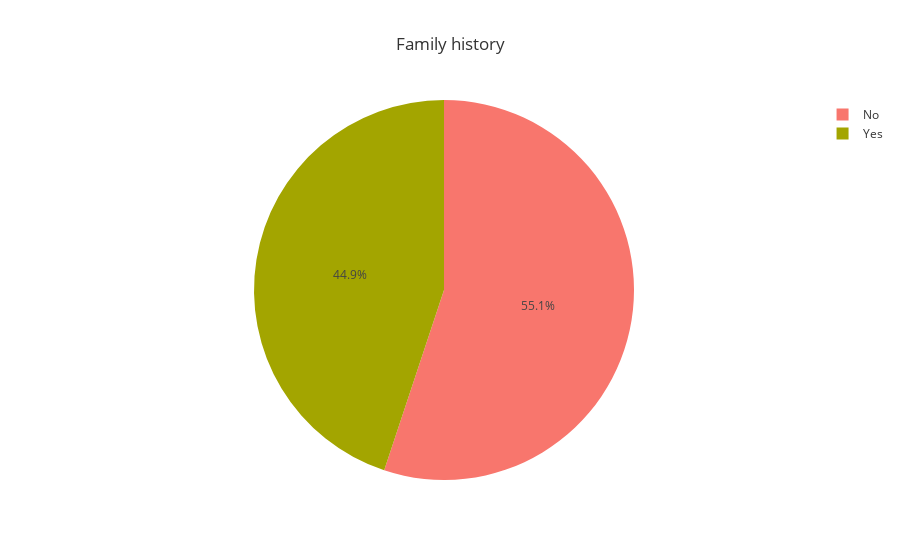

The code cell stored with this chart in its notebook:
### Code cell
plot_fam = data2['family_history'].value_counts().reset_index()
plot_fam.columns = ['family_history','count']

px.pie(plot_fam,values='count',names='family_history',template='ggplot2',title='Family history')

# family history looks good

### Figure 1 — Plotly figure (JSON) as saved in the notebook; plotly's stock layout.template omitted (floating-point values rounded to 4 significant figures)
{"data": [{"domain": {"x": [0, 1], "y": [0, 1]}, "hovertemplate": "family_history=%{label}<br>count=%{value}<extra></extra>", "labels": ["No", "Yes"], "legendgroup": "", "name": "", "showlegend": true, "type": "pie", "values": [535, 436]}], "layout": {"legend": {"tracegroupgap": 0}, "title": {"text": "Family history"}}}
